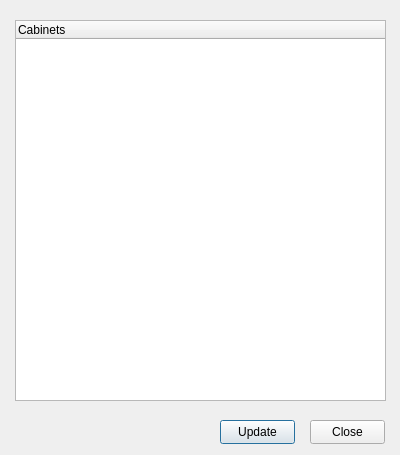
<ui version="4.0" >
 <class>AManageCabinetsClass</class>
 <widget class="QDialog" name="AManageCabinetsClass" >
  <property name="geometry" >
   <rect>
    <x>0</x>
    <y>0</y>
    <width>400</width>
    <height>455</height>
   </rect>
  </property>
  <property name="windowTitle" >
   <string>Manage Cabinets</string>
  </property>
  <widget class="QTreeWidget" name="cCabinetTree" >
   <property name="geometry" >
    <rect>
     <x>15</x>
     <y>20</y>
     <width>371</width>
     <height>381</height>
    </rect>
   </property>
   <column>
    <property name="text" >
     <string>Cabinets</string>
    </property>
   </column>
   <column>
    <property name="text" >
     <string/>
    </property>
   </column>
  </widget>
  <widget class="QPushButton" name="cUpdateButton" >
   <property name="geometry" >
    <rect>
     <x>220</x>
     <y>420</y>
     <width>75</width>
     <height>24</height>
    </rect>
   </property>
   <property name="text" >
    <string>Update</string>
   </property>
  </widget>
  <widget class="QPushButton" name="cCloseButton" >
   <property name="geometry" >
    <rect>
     <x>310</x>
     <y>420</y>
     <width>75</width>
     <height>24</height>
    </rect>
   </property>
   <property name="text" >
    <string>Close</string>
   </property>
  </widget>
 </widget>
 <resources/>
 <connections/>
</ui>
